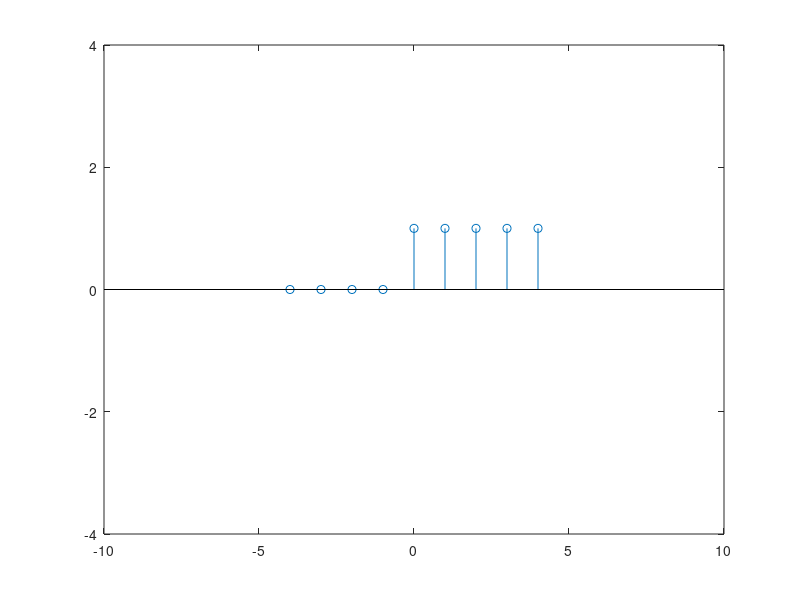

Recreate this plot in MATLAB.
% unit function

n=-4:4; %time_sample
unit_n=n>=0; % there's an constant value (amplitude = 1) 
             % I should to evaluate it at 1 position on x axis
stem(n , unit_n);
axis([-10 10 -4 4])
